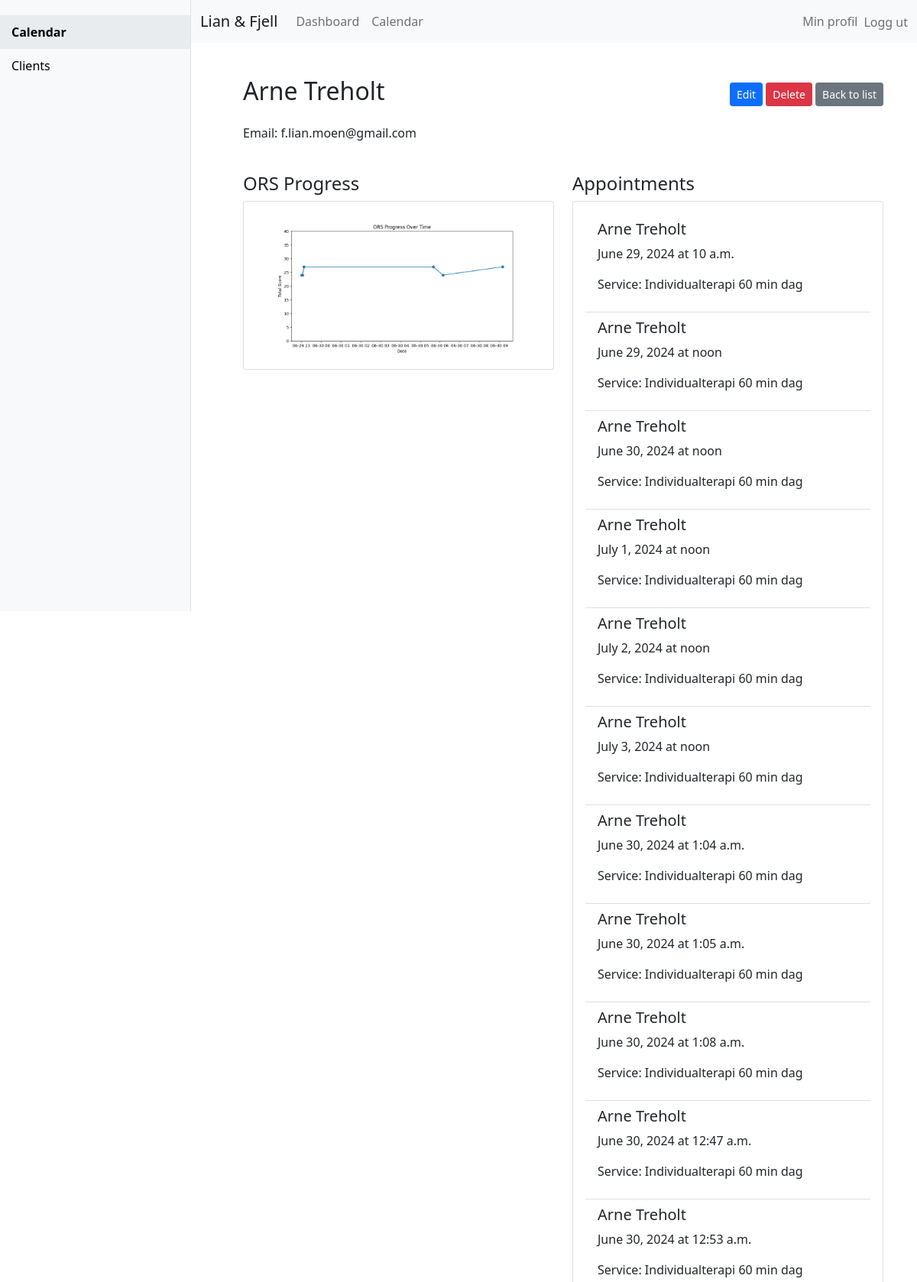
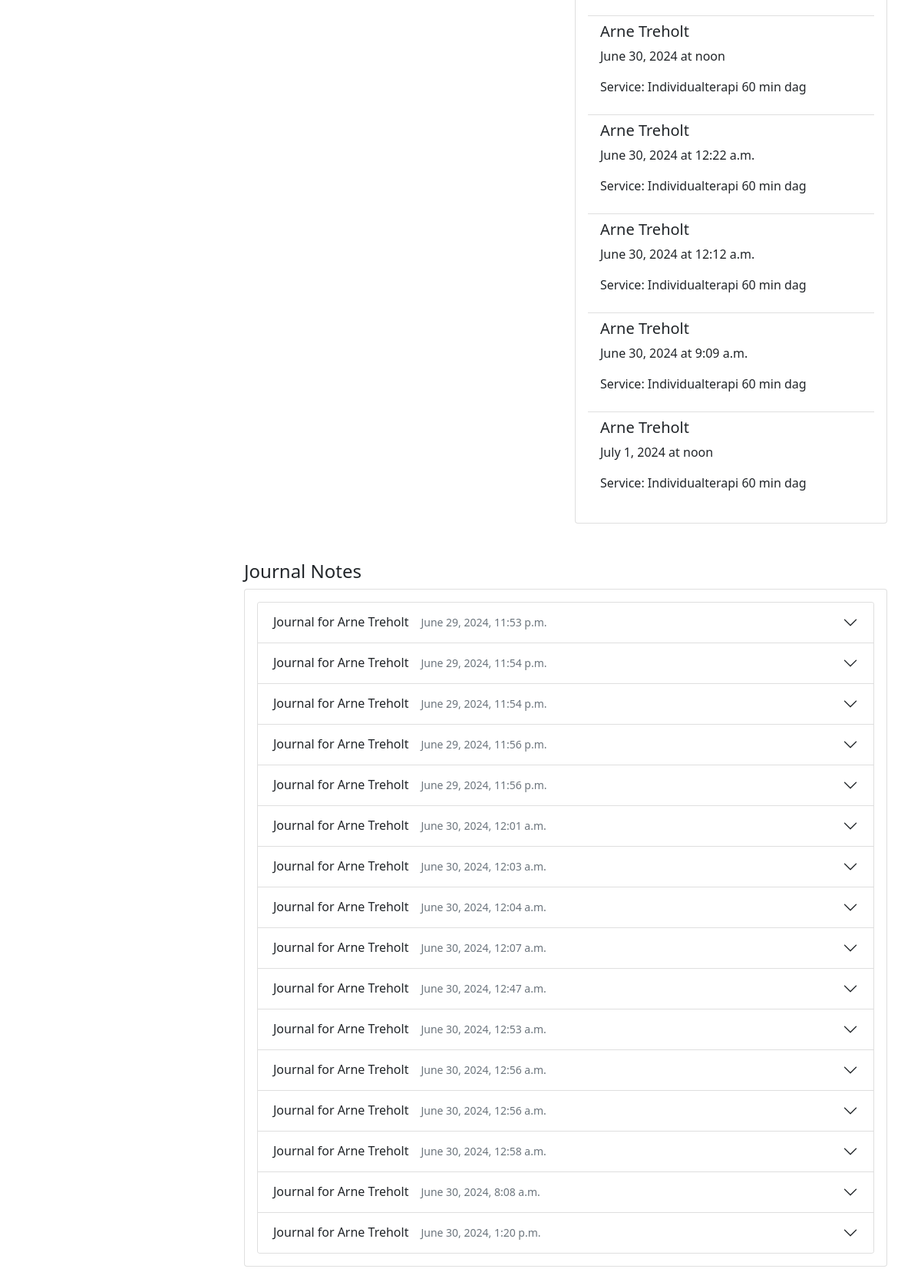
The app's page /journals/clients/1/ (signed in) with its own data (2 pictures, top to bottom).
### journals/models.py (models this page shows, shortened)
class Client(models.Model):
    name = models.CharField(max_length=100)
    email = models.EmailField()
    psychologist = models.ForeignKey(User, on_delete=models.CASCADE)

class Appointment(models.Model):
    title = models.CharField(max_length=200)
    psychologist = models.ForeignKey(User, on_delete=models.CASCADE)
    client = models.ForeignKey(Client, on_delete=models.CASCADE)
    service = models.ForeignKey(Service, on_delete=models.CASCADE)
    date = models.DateField()
    time = models.TimeField()
    created_at = models.DateTimeField(auto_now_add=True)
    journal_entry = models.OneToOneField(Journal, on_delete=models.SET_NULL, null=True, blank=True)

class Service(models.Model):
    name = models.CharField(max_length=200)
    duration = models.DurationField()
    price = models.DecimalField(max_digits=10, decimal_places=2)

class Journal(models.Model):
    title = models.CharField(max_length=200)
    client = models.ForeignKey(Client, on_delete=models.CASCADE)
    content = models.TextField()
    created_at = models.DateTimeField(auto_now_add=True)
    updated_at = models.DateTimeField(auto_now=True)

### journals/views.py (the view)
# urls.py: path('clients/<int:pk>/', views.client_detail, name='client_detail'),
@login_required
def client_detail(request, pk):
    client = get_object_or_404(Client, pk=pk)
    appointments = Appointment.objects.filter(client=client)
    journals = Journal.objects.filter(client=client)
    feedbacks = ORSFeedback.objects.filter(client=client).order_by('date')
    dates = [feedback.date for feedback in feedbacks]
    scores = [feedback.total_score for feedback in feedbacks]
    plt.figure(figsize=(10, 5))
    plt.plot(dates, scores, marker='o')
    plt.title('ORS Progress Over Time')
    plt.xlabel('Date')
    plt.ylabel('Total Score')
    plt.ylim(0, 40)
    buffer = io.BytesIO()
    plt.savefig(buffer, format='png')
    plt.close()
    buffer.seek(0)
    image_png = buffer.getvalue()
    buffer.close()
    image_base64 = base64.b64encode(image_png)
    image_base64 = image_base64.decode('utf-8')
    return render(request, 'journals/client_detail.html', {
        'client': client,
        'appointments': appointments,
        'journals': journals,
        'graph': image_base64
    })

### feedback/models.py (called while the page is built)
    @property
    def total_score(self):
        return self.question_1 + self.question_2 + self.question_3 + self.question_4

### journals/templates/journals/client_detail.html (shortened to what this page needs)
{% extends "base_with_sidebar.html" %}
{% block content %}
<div class="container mt-4">
    <div class="row">
        <div class="col-12 d-flex justify-content-between align-items-center">
            <h2>{{ client.name }}</h2>
            <div>
                <a href="{% url 'client_edit' client.pk %}" class="btn btn-primary btn-sm">Edit</a>
                <a href="{% url 'client_delete' client.pk %}" class="btn btn-danger btn-sm">Delete</a>
                <a href="{% url 'client_list' %}" class="btn btn-secondary btn-sm">Back to list</a>
            </div>
        </div>
        <div class="col-12 mt-3">
            <p>Email: {{ client.email }}</p>
        </div>
    </div>
    <div class="row mt-4">
        <div class="col-lg-6 mb-4">
            <h4>ORS Progress</h4>
            <div class="card">
                <div class="card-body">
                    <img alt="ORS Progress Graph" class="img-fluid">
                </div>
            </div>
        </div>
        <div class="col-lg-6 mb-4">
            <h4>Appointments</h4>
            <div class="card">
                <div class="card-body">
                    <ul class="list-group list-group-flush">
                        {% for appointment in appointments %}
                        <li class="list-group-item">
                            <h5>{{ appointment.title }}</h5>
                            <p>{{ appointment.date }} at {{ appointment.time }}</p>
                            <p>Service: {{ appointment.service.name }}</p>
                        </li>
                        {% endfor %}
                    </ul>
                </div>
            </div>
        </div>
    </div>
    <div class="row mt-4">
        <div class="col-12">
            <h4>Journal Notes</h4>
            <div class="card">
                <div class="card-body">
                    <div class="accordion" id="journalNotesAccordion">
                        {% for journal in journals %}
                        <div class="accordion-item">
                            <h2 class="accordion-header" id="heading{{ forloop.counter }}">
                                <button class="accordion-button collapsed" type="button" data-bs-toggle="collapse" data-bs-target="#collapse{{ forloop.counter }}" aria-expanded="false" aria-controls="collapse{{ forloop.counter }}">
                                    {{ journal.title }} <small class="text-muted ms-3">{{ journal.created_at }}</small>
                                </button>
                            </h2>
                        </div>
                        {% endfor %}
                    </div>
                </div>
            </div>
        </div>
    </div>
</div>
{% endblock %}

### records on screen
Client: name "Arne Treholt", email "f.lian.moen@gmail.com"
Appointment: title "Arne Treholt", date "June 29, 2024", time "10 a.m.", service.name "Individualterapi 60 min dag"
Appointment: title "Arne Treholt", date "June 29, 2024", time "noon", service.name "Individualterapi 60 min dag"
Appointment: title "Arne Treholt", date "June 30, 2024", time "noon", service.name "Individualterapi 60 min dag"
Appointment: title "Arne Treholt", date "July 1, 2024", time "noon", service.name "Individualterapi 60 min dag"
Appointment: title "Arne Treholt", date "July 2, 2024", time "noon", service.name "Individualterapi 60 min dag"
Appointment: title "Arne Treholt", date "July 3, 2024", time "noon", service.name "Individualterapi 60 min dag"
Appointment: title "Arne Treholt", date "June 30, 2024", time "1:04 a.m.", service.name "Individualterapi 60 min dag"
Appointment: title "Arne Treholt", date "June 30, 2024", time "1:05 a.m.", service.name "Individualterapi 60 min dag"
Appointment: title "Arne Treholt", date "June 30, 2024", time "1:08 a.m.", service.name "Individualterapi 60 min dag"
Appointment: title "Arne Treholt", date "June 30, 2024", time "12:47 a.m.", service.name "Individualterapi 60 min dag"
Appointment: title "Arne Treholt", date "June 30, 2024", time "12:53 a.m.", service.name "Individualterapi 60 min dag"
Appointment: title "Arne Treholt", date "June 30, 2024", time "noon", service.name "Individualterapi 60 min dag"
Appointment: title "Arne Treholt", date "June 30, 2024", time "12:22 a.m.", service.name "Individualterapi 60 min dag"
Appointment: title "Arne Treholt", date "June 30, 2024", time "12:12 a.m.", service.name "Individualterapi 60 min dag"
Appointment: title "Arne Treholt", date "June 30, 2024", time "9:09 a.m.", service.name "Individualterapi 60 min dag"
Appointment: title "Arne Treholt", date "July 1, 2024", time "noon", service.name "Individualterapi 60 min dag"
Journal: title "Journal for Arne Treholt", created_at "June 29, 2024, 11:53 p.m."
Journal: title "Journal for Arne Treholt", created_at "June 29, 2024, 11:54 p.m."
Journal: title "Journal for Arne Treholt", created_at "June 29, 2024, 11:54 p.m."
Journal: title "Journal for Arne Treholt", created_at "June 29, 2024, 11:56 p.m."
Journal: title "Journal for Arne Treholt", created_at "June 29, 2024, 11:56 p.m."
Journal: title "Journal for Arne Treholt", created_at "June 30, 2024, 12:01 a.m."
Journal: title "Journal for Arne Treholt", created_at "June 30, 2024, 12:03 a.m."
Journal: title "Journal for Arne Treholt", created_at "June 30, 2024, 12:04 a.m."
Journal: title "Journal for Arne Treholt", created_at "June 30, 2024, 12:07 a.m."
Journal: title "Journal for Arne Treholt", created_at "June 30, 2024, 12:47 a.m."
Journal: title "Journal for Arne Treholt", created_at "June 30, 2024, 12:53 a.m."
Journal: title "Journal for Arne Treholt", created_at "June 30, 2024, 12:56 a.m."
Journal: title "Journal for Arne Treholt", created_at "June 30, 2024, 12:56 a.m."
Journal: title "Journal for Arne Treholt", created_at "June 30, 2024, 12:58 a.m."
Journal: title "Journal for Arne Treholt", created_at "June 30, 2024, 8:08 a.m."
Journal: title "Journal for Arne Treholt", created_at "June 30, 2024, 1:20 p.m."
